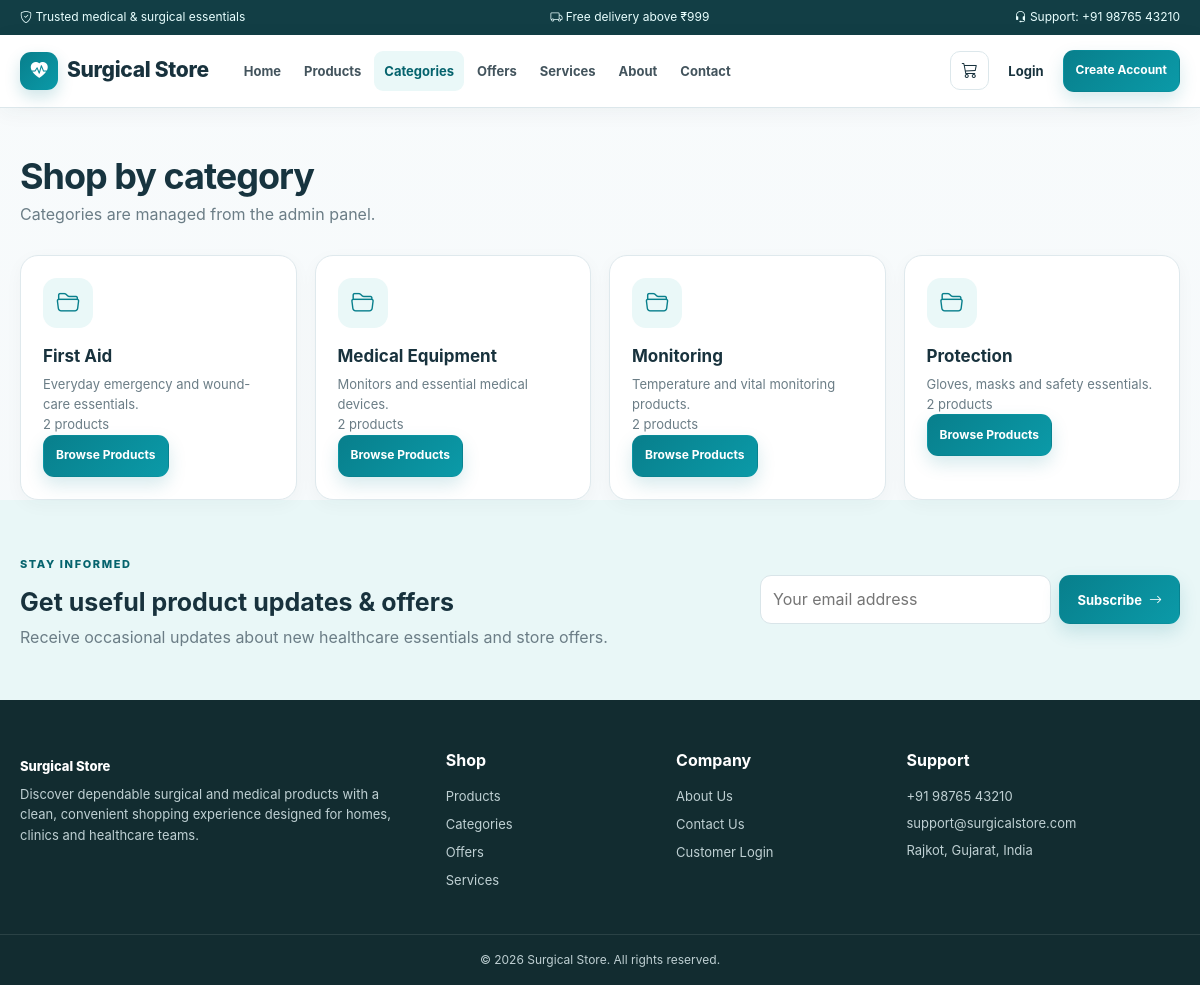
/categories.php, run on the app's committed database.
### tables this page shows
CREATE TABLE site_settings (
  setting_id INT AUTO_INCREMENT PRIMARY KEY,
  setting_key VARCHAR(100) NOT NULL UNIQUE,
  setting_value TEXT NOT NULL,
  updated_at TIMESTAMP DEFAULT CURRENT_TIMESTAMP ON UPDATE CURRENT_TIMESTAMP
);

CREATE TABLE categories (
  category_id INT AUTO_INCREMENT PRIMARY KEY,
  category_name VARCHAR(100) NOT NULL UNIQUE,
  description VARCHAR(255) DEFAULT '',
  status ENUM('active','inactive') NOT NULL DEFAULT 'active',
  created_at TIMESTAMP DEFAULT CURRENT_TIMESTAMP
);

### includes/db.php (called while the page is built, shortened)
<?php
require_once __DIR__ . '/../db_config.php';
mysqli_set_charset($con, 'utf8mb4');
function h($v) {
return htmlspecialchars((string)($v ?? ''), ENT_QUOTES, 'UTF-8');
}
function db_all($sql) {
global $con;
$r=mysqli_query($con,$sql);
return $r ? mysqli_fetch_all($r,MYSQLI_ASSOC) : [];
}
function setting($key,$default='') {
global $con;
$key=mysqli_real_escape_string($con,$key);
$r=mysqli_query($con,"SELECT setting_value FROM site_settings WHERE setting_key='$key' LIMIT 1");
$row=$r?mysqli_fetch_assoc($r):null;
return $row ? $row['setting_value'] : $default;
}
?>

### categories.php (the view)
<?php
require 'layout.php';
$rows=db_all("SELECT c.*,COUNT(p.product_id) product_count FROM categories c LEFT JOIN products p ON p.category_id=c.category_id AND p.status='active' WHERE c.status='active' GROUP BY c.category_id ORDER BY c.category_name");
guestStart('Categories','categories');
?>
<div class="container">
<div class="page-head">
<h1>Shop by category</h1>
<p>Categories are managed from the admin panel.</p>
</div>
<div class="grid-4">
<?php
foreach($rows as $c):
?>
<div class="category-card">
<div class="category-icon">
<i class="bi bi-folder2-open">
</i>
</div>
<h3>
<?=
h($c['category_name'])
?>
</h3>
<p>
<?=
h($c['description'])
?>
</p>
<p>
<?=
$c['product_count']
?>
 products</p>
<a class="btn primary small" href="products.php?category=
<?=
$c['category_id']
?>
">Browse Products</a>
</div>
<?php
endforeach;
?>
</div>
</div>
<?php
guestEnd();
?>

### layout.php (shortened to what this page needs)
<?php
require_once __DIR__ . '/includes/db.php';
function guestStart($pageTitle='Surgical Store',$activePage='')  {
$store=setting('store_name','Surgical Store');
?>
<!DOCTYPE html>
<html lang="en">
<head>
<link rel="stylesheet" href="/SurgicalStore/css/style.css">
<link rel="stylesheet" href="https://cdn.jsdelivr.net/npm/bootstrap-icons@1.11.3/font/bootstrap-icons.min.css">
</head>
<body>
<div class="announcement">
<div class="container announcement-inner">
<span>
<i class="bi bi-shield-check">
</i>
<?=
h(setting('announcement_one'))
?>
</span>
<span>
<i class="bi bi-truck">
</i>
<?=
h(setting('announcement_two'))
?>
</span>
<span>
<i class="bi bi-headset">
</i>
<?=
h(setting('announcement_three'))
?>
</span>
</div>
</div>
<header class="site-header">
<div class="container nav-wrap">
<a class="logo" href="index.php">
<span class="logo-icon">
<i class="bi bi-heart-pulse-fill">
</i>
</span>
<span>
<?=
h($store)
?>
</span>
</a>
<nav id="mainNav">
<a class="
<?=
$activePage==='home'?'active':''
?>
" href="index.php">Home</a>
<a class="
<?=
$activePage==='products'?'active':''
?>
" href="products.php">Products</a>
<a class="
<?=
$activePage==='categories'?'active':''
?>
" href="categories.php">Categories</a>
<a class="
<?=
$activePage==='offers'?'active':''
?>
" href="offers.php">Offers</a>
<a class="
<?=
$activePage==='services'?'active':''
?>
" href="services.php">Services</a>
<a class="
<?=
$activePage==='about'?'active':''
?>
" href="about.php">About</a>
<a class="
<?=
$activePage==='contact'?'active':''
?>
" href="contact.php">Contact</a>
</nav>
<div class="nav-actions">
<a class="nav-icon" href="User/cart.php">
<i class="bi bi-cart3">
</i>
</a>
<a class="login-link" href="User/login.php">Login</a>
<a class="btn primary small" href="User/register.php">Create Account</a>
</div>
</div>
</header>
<main>
<?php
}
function guestEnd()  {
?>
<section class="newsletter">
<div class="container newsletter-inner">
<div>
<span class="eyebrow">STAY INFORMED</span>
<h2>Get useful product updates & offers</h2>
<p>Receive occasional updates about new healthcare essentials and store offers.</p>
</div>
<form method="post" action="User/newsletter.php" class="newsletter-form" data-validate novalidate>
<input type="email" name="newsletter_email" data-validation="required email" placeholder="Your email address" required>
<button class="btn primary">Subscribe <i class="bi bi-arrow-right">
</i>
</button>
</form>
</div>
</section>
<footer class="footer">
<div class="container footer-grid">
<div>
<a class="footer-brand" href="index.php">
<?=
h(setting('store_name','Surgical Store'))
?>
</a>
<p>
<?=
h(setting('hero_description'))
?>
</p>
</div>
<div>
<h4>Shop</h4>
<a href="products.php">Products</a>
<a href="categories.php">Categories</a>
<a href="offers.php">Offers</a>
<a href="services.php">Services</a>
</div>
<div>
<h4>Company</h4>
<a href="about.php">About Us</a>
<a href="contact.php">Contact Us</a>
<a href="User/login.php">Customer Login</a>
</div>
<div>
<h4>Support</h4>
<p>
<?=
h(setting('phone'))
?>
</p>
<p>
<?=
h(setting('email'))
?>
</p>
<p>
<?=
h(setting('address'))
?>
</p>
</div>
</div>
<div class="copyright">©
<?=
date('Y')
?>
<?=
h(setting('store_name','Surgical Store'))
?>
. All rights reserved.</div>
</footer>
</body>
</html>
<?php
}
?>

### data on the page
site_settings: setting_value "Trusted medical & surgical essentials"
site_settings: setting_value "Free delivery above ₹999"
site_settings: setting_value "Support: +91 98765 43210"
site_settings: setting_value "Surgical Store"
categories: category_name "First Aid", description "Everyday emergency and wound-care essentials.", product_count "2"
categories: category_name "Medical Equipment", description "Monitors and essential medical devices.", product_count "2"
categories: category_name "Monitoring", description "Temperature and vital monitoring products.", product_count "2"
categories: category_name "Protection", description "Gloves, masks and safety essentials.", product_count "2"
site_settings: setting_value "Discover dependable surgical and medical products with a clean, convenient shopping experience designed for homes, clinics and healthcare teams."
site_settings: setting_value "+91 98765 43210"
site_settings: setting_value "support@surgicalstore.com"
site_settings: setting_value "Rajkot, Gujarat, India"
